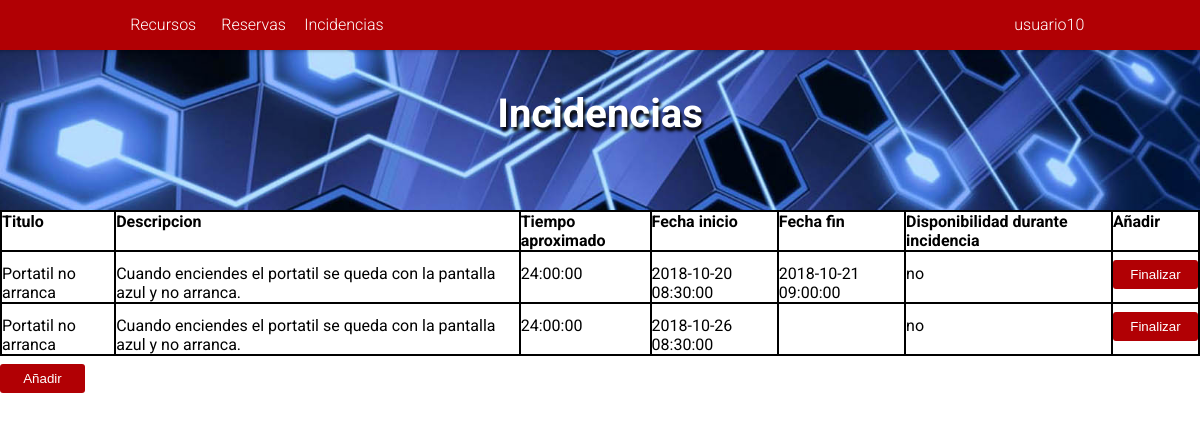
Before: /PaginaWeb/index.php?mostrar=incidencias&idUsu=11 (signed in) with the older database file.
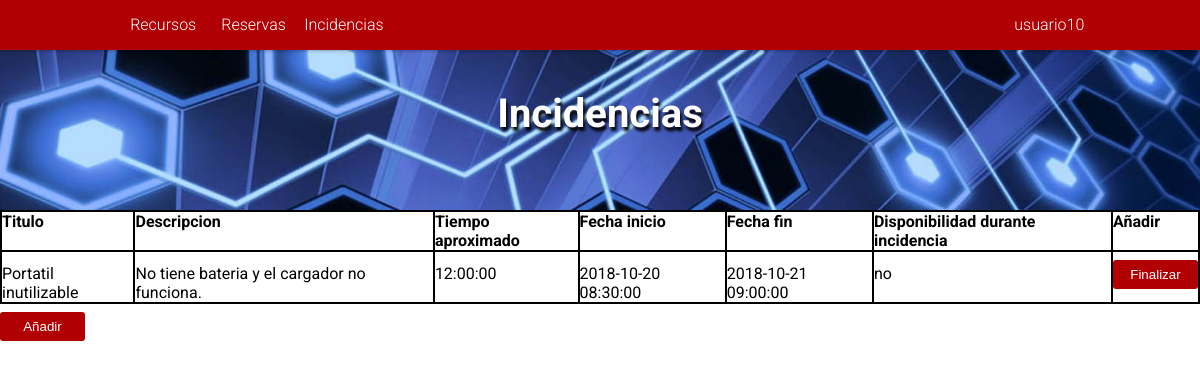
After: the same page with the newer database file.
### tables this page shows
CREATE TABLE IF NOT EXISTS `tbl_empleado` (
`id_empleado` int(11) NOT NULL AUTO_INCREMENT,
`email_empleado` varchar(100) DEFAULT NULL,
`usuario_empleado` varchar(100) DEFAULT NULL,
`password_empleado` varchar(255) DEFAULT NULL,
`nombre_empleado` varchar(100) DEFAULT NULL,
`apellido_empleado` varchar(100) DEFAULT NULL,
`grupo_empleado` ENUM('usuarios', 'administradores') DEFAULT 'usuarios',
PRIMARY KEY (`id_empleado`),
UNIQUE KEY `email_empleado` (`email_empleado`),
UNIQUE KEY `usuario_empleado` (`usuario_empleado`)
);

CREATE TABLE IF NOT EXISTS `tbl_incidencia` (
`id_incidencia` int(11) NOT NULL AUTO_INCREMENT,
`titulo_incidencia` varchar(100) DEFAULT NULL,
`descripcion_incidencia` varchar(100) DEFAULT NULL,
`tiempoEstimado_incidencia` TIME DEFAULT NULL,
`fechaInicio_incidencia` DATETIME DEFAULT CURRENT_TIMESTAMP,
`fechaFinal_incidencia` DATETIME DEFAULT NULL,
`dispRecurso_incidencia` ENUM('si', 'no') DEFAULT NULL,
`id_reserva` int(11) DEFAULT NULL,
PRIMARY KEY (`id_incidencia`)
);

### PaginaWeb/php/datosUsuario.proc.php (called while the page is built, shortened)
<?php
	if (isset($_SESSION['user_id'])) {
		$records = $conn->prepare('SELECT id_empleado, usuario_empleado, email_empleado, password_empleado, grupo_empleado FROM tbl_empleado WHERE id_empleado = :id');
		$records->bindParam(':id', $_SESSION['user_id']);
		$records->execute();
		$results = $records->fetch(PDO::FETCH_ASSOC);
		if (count($results) > 0) {
			$usuario = $results;
		}
	}
?>

### PaginaWeb/php/incidencias.php (the view, shortened to what this page needs)
<article>
	<?php
		if (isset($_REQUEST['idUsu'])) {
			$us=$_REQUEST['idUsu'];
			$consulta=mysqli_query($link, "SELECT * FROM `tbl_incidencia` INNER JOIN `tbl_reserva` ON `tbl_reserva`.`id_reserva`=`tbl_incidencia`.`id_reserva` INNER JOIN `tbl_empleado` ON `tbl_empleado`.`id_empleado`=`tbl_reserva`.`id_empleado` WHERE `tbl_reserva`.`id_empleado`='$us' ORDER BY `id_incidencia`");
		}else{
			$consulta=mysqli_query($link, "SELECT * FROM `tbl_incidencia` ORDER BY `id_incidencia`");
		}
		echo "<div class='tabla'>";
			if(mysqli_num_rows($consulta)>0) {
				echo "<div class='fila encabezado'>";
					echo "<div class='columna'>Titulo</div>";
					echo "<div class='columna'>Descripcion</div>";
					echo "<div class='columna'>Tiempo aproximado</div>";
					echo "<div class='columna'>Fecha inicio</div>";
					echo "<div class='columna'>Fecha fin</div>";
					echo "<div class='columna'>Disponibilidad durante incidencia</div>";
					echo "<div class='columna'>Añadir</div>";
				echo "</div>";
				while($array = mysqli_fetch_array($consulta)) {
					$idIncidencia = $array['id_incidencia'];
					$tituloIncidencia = $array['titulo_incidencia'];
					$descripcion = $array['descripcion_incidencia'];
					$tiempoEstimado = $array['tiempoEstimado_incidencia'];
					$fechaInicio = $array['fechaInicio_incidencia'];
					$fechaFin = $array['fechaFinal_incidencia'];
					$disponible = $array['dispRecurso_incidencia'];
					echo "<div class='fila'>";
						echo "<div class='columna'>$tituloIncidencia</div>";
						echo "<div class='columna'>$descripcion</div>";
						echo "<div class='columna'>$tiempoEstimado</div>";
						echo "<div class='columna'>$fechaInicio</div>";
						echo "<div class='columna'>$fechaFin</div>";
						echo "<div class='columna'>$disponible</div>";
						echo "<div class='columna'><a href='index.php?mostrar=incidencias&idIncidencia=$idIncidencia#mostrarFinalizarIncidencia'><input class='añadir-lista' type='button' value='Finalizar'></a></div>";
					echo "</div>";
				}
			} else {
				echo "Aún no tienes ninguna reserva";
			}
		echo "</div>";
	?>
	<a href="#mostrarAñadirIncidencia"><input class="añadir-lista" type="button" value="Añadir"></a>
</article>

### PaginaWeb/index.php (shortened to what this page needs)
<!DOCTYPE html>
<html>
	<head>
		<link rel="stylesheet" href="https://use.fontawesome.com/releases/v5.4.1/css/all.css">
		<link rel="stylesheet" type="text/css" href="assets/css/estilos.css">
		<?php include "php/conexion.proc.php"; ?>
		<?php include "php/datosUsuario.proc.php"; ?>
	</head>
	<body>
		<header>
			<div class="cabecera">
				<img class="imgCabecera" src="assets/images/cabecera.jpg">
			</div>
			<div class="centrarTitulo">
				<?php include "php/tituloCabezera.proc.php"; ?>
			</div>
		</header>
		<?php
			if (!isset($_SESSION['user_id'])) {
				include "php/login.php";
			} else {
				include "php/navegador.php";
				?><section><?php
					if (!isset($_REQUEST['mostrar'])) {
						include "php/recursos.php";
						?><?php
					} else {
						$mostrar = $_REQUEST['mostrar'];
						switch ($mostrar) {
							case 'incidencias':
								include "php/incidencias.php";
								break;
						}
					}
				?></section><?php
			}
		?>
	</body>
</html>

### PaginaWeb/php/tituloCabezera.proc.php (shortened to what this page needs)
<?php
	if (isset($_REQUEST['mostrar'])) {
		$mostrar=$_REQUEST['mostrar'];
		switch ($mostrar) {
			case 'incidencias':
				echo "<h1 class='cabecera'>Incidencias</h1>";
				break;
		}
	} else {
		echo "<h1 class='cabecera'>Recursos</h1>";
	}
?>

### PaginaWeb/php/navegador.php (shortened to what this page needs)
<nav id='MenuDesplegable' class="menu">
	<ul class="nav">
		<li class="nivel1"><a href="index.php">Recursos</a></li>
		<li class="nivel1"><a href="index.php?mostrar=reservas">Reservas</a></li>
		<li class="nivel1"><a href="index.php?mostrar=incidencias">Incidencias</a></li>
		<?php
			$nombreUsuario = $usuario['usuario_empleado'];
			echo "<li class='usuario'><a>".$nombreUsuario."</a>";
			echo "</li>";
		?>
	</ul>
</nav>

### PaginaWeb/assets/css/estilos.css (style rules this page uses)
* { margin: 0; padding: 0; list-style: none; text-decoration: none; border: none; outline: none; box-sizing: border-box; }
body { margin-top: 50px; font-family: Roboto,sans-serif; }
div.cabecera { height: 160px; overflow: hidden; }
div.centrarTitulo { width: 100%; position: absolute; top: 0; left: 0; display: flex; flex-direction: column; align-items: center; margin-top: 90px; }
img { width: 100%; }
h1.cabecera { color: white; font-size: 40px; text-shadow: 2px 4px 3px rgb(5, 5, 8); }

### PaginaWeb/assets/css/formulariosBotones.css (style rules this page uses)
input[type="button"] { padding: 7px; color: #fff; background: #b10004; width: 85px; margin-top: 8px; margin-bottom: 8px; border: 0; border-radius: 3px; cursor: pointer; }

### PaginaWeb/assets/css/tablas.css (style rules this page uses)
div.tabla { display: table; border: 1px solid black; }
div.fila { display: table-row; border: 1px solid black; }
div.columna { display: table-cell; border: 1px solid black; }
div.encabezado { font-weight: bold; }

### PaginaWeb/assets/css/menu.css (style rules this page uses)
* { margin: 0; padding: 0; box-sizing: border-box; }
nav { background-color: #b10004; position: fixed; z-index: 1000; top: 0; width: 100%; box-shadow: 0 -5px 3px 6px rgba(0,0,0,.255); left: 0 !important; font-family: 'Roboto', sans-serif; }
ul.nav { list-style-type: none; margin-left: 10%; }
nav ul li.nivel1 { display: inline-block; width: 8%; position: relative; text-align: center; }
nav ul li.usuario { display: inline-block; min-width: 8%; position: relative; text-align: center; cursor: pointer; float: right; padding-right: 15px; margin-right: 100px; }
nav li a { display: block; text-decoration: none; line-height: 50px; color: #ffffff; font-weight: 300; }

Changed rows visible on the page:
no longer on this page (row edited): tbl_incidencia: titulo_incidencia "Portatil no arranca", descripcion_incidencia "Cuando enciendes el portatil se queda con la pantalla azul y no arranca.", tiempoEstimado_incidencia "24:00:00", fechaInicio_incidencia "2018-10-26 08:30:00", dispRecurso_incidencia "no"
changed tbl_incidencia "no": titulo_incidencia "Portatil no arranca" → "Portatil inutilizable"; descripcion_incidencia "Cuando enciendes el portatil se queda con la pantalla azul y no arranca." → "No tiene bateria y el cargador no funciona."; tiempoEstimado_incidencia "24:00:00" → "12:00:00"
